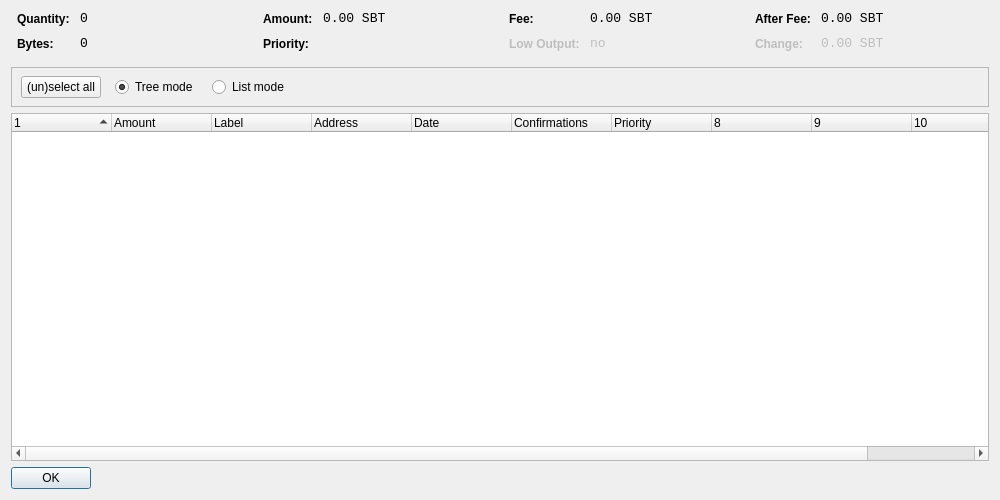
<?xml version="1.0" encoding="UTF-8"?>
<ui version="4.0">
 <class>CoinControlDialog</class>
 <widget class="QDialog" name="CoinControlDialog">
  <property name="geometry">
   <rect>
    <x>0</x>
    <y>0</y>
    <width>1000</width>
    <height>500</height>
   </rect>
  </property>
  <property name="windowTitle">
   <string>Coin Control</string>
  </property>
  <layout class="QVBoxLayout" name="verticalLayout">
   <item>
    <layout class="QHBoxLayout" name="horizontalLayoutTop" stretch="0,0,0,0">
     <property name="topMargin">
      <number>0</number>
     </property>
     <property name="bottomMargin">
      <number>10</number>
     </property>
     <item>
      <layout class="QFormLayout" name="formLayoutCoinControl1">
       <property name="horizontalSpacing">
        <number>10</number>
       </property>
       <property name="verticalSpacing">
        <number>10</number>
       </property>
       <property name="leftMargin">
        <number>6</number>
       </property>
       <property name="rightMargin">
        <number>6</number>
       </property>
       <item row="0" column="0">
        <widget class="QLabel" name="labelCoinControlQuantityText">
         <property name="styleSheet">
          <string notr="true">font-weight:bold;</string>
         </property>
         <property name="text">
          <string>Quantity:</string>
         </property>
        </widget>
       </item>
       <item row="0" column="1">
        <widget class="QLabel" name="labelCoinControlQuantity">
         <property name="font">
          <font>
           <family>Monospace</family>
           <pointsize>10</pointsize>
          </font>
         </property>
         <property name="cursor">
          <cursorShape>IBeamCursor</cursorShape>
         </property>
         <property name="contextMenuPolicy">
          <enum>Qt::ActionsContextMenu</enum>
         </property>
         <property name="text">
          <string notr="true">0</string>
         </property>
         <property name="textInteractionFlags">
          <set>Qt::LinksAccessibleByMouse|Qt::TextSelectableByKeyboard|Qt::TextSelectableByMouse</set>
         </property>
        </widget>
       </item>
       <item row="1" column="0">
        <widget class="QLabel" name="labelCoinControlBytesText">
         <property name="styleSheet">
          <string notr="true">font-weight:bold;</string>
         </property>
         <property name="text">
          <string>Bytes:</string>
         </property>
        </widget>
       </item>
       <item row="1" column="1">
        <widget class="QLabel" name="labelCoinControlBytes">
         <property name="font">
          <font>
           <family>Monospace</family>
           <pointsize>10</pointsize>
          </font>
         </property>
         <property name="cursor">
          <cursorShape>IBeamCursor</cursorShape>
         </property>
         <property name="contextMenuPolicy">
          <enum>Qt::ActionsContextMenu</enum>
         </property>
         <property name="text">
          <string notr="true">0</string>
         </property>
         <property name="textInteractionFlags">
          <set>Qt::LinksAccessibleByMouse|Qt::TextSelectableByKeyboard|Qt::TextSelectableByMouse</set>
         </property>
        </widget>
       </item>
      </layout>
     </item>
     <item>
      <layout class="QFormLayout" name="formLayoutCoinControl2">
       <property name="horizontalSpacing">
        <number>10</number>
       </property>
       <property name="verticalSpacing">
        <number>10</number>
       </property>
       <property name="leftMargin">
        <number>6</number>
       </property>
       <property name="rightMargin">
        <number>6</number>
       </property>
       <item row="0" column="0">
        <widget class="QLabel" name="labelCoinControlAmountText">
         <property name="styleSheet">
          <string notr="true">font-weight:bold;</string>
         </property>
         <property name="text">
          <string>Amount:</string>
         </property>
        </widget>
       </item>
       <item row="0" column="1">
        <widget class="QLabel" name="labelCoinControlAmount">
         <property name="font">
          <font>
           <family>Monospace</family>
           <pointsize>10</pointsize>
          </font>
         </property>
         <property name="cursor">
          <cursorShape>IBeamCursor</cursorShape>
         </property>
         <property name="contextMenuPolicy">
          <enum>Qt::ActionsContextMenu</enum>
         </property>
         <property name="text">
          <string notr="true">0.00 SBT</string>
         </property>
         <property name="textInteractionFlags">
          <set>Qt::LinksAccessibleByMouse|Qt::TextSelectableByKeyboard|Qt::TextSelectableByMouse</set>
         </property>
        </widget>
       </item>
       <item row="1" column="0">
        <widget class="QLabel" name="labelCoinControlPriorityText">
         <property name="styleSheet">
          <string notr="true">font-weight:bold;</string>
         </property>
         <property name="text">
          <string>Priority:</string>
         </property>
        </widget>
       </item>
       <item row="1" column="1">
        <widget class="QLabel" name="labelCoinControlPriority">
         <property name="font">
          <font>
           <family>Monospace</family>
           <pointsize>10</pointsize>
          </font>
         </property>
         <property name="cursor">
          <cursorShape>IBeamCursor</cursorShape>
         </property>
         <property name="contextMenuPolicy">
          <enum>Qt::ActionsContextMenu</enum>
         </property>
         <property name="text">
          <string/>
         </property>
         <property name="textInteractionFlags">
          <set>Qt::LinksAccessibleByMouse|Qt::TextSelectableByKeyboard|Qt::TextSelectableByMouse</set>
         </property>
        </widget>
       </item>
      </layout>
     </item>
     <item>
      <layout class="QFormLayout" name="formLayoutCoinControl3">
       <property name="horizontalSpacing">
        <number>10</number>
       </property>
       <property name="verticalSpacing">
        <number>10</number>
       </property>
       <property name="leftMargin">
        <number>6</number>
       </property>
       <property name="rightMargin">
        <number>6</number>
       </property>
       <item row="0" column="0">
        <widget class="QLabel" name="labelCoinControlFeeText">
         <property name="styleSheet">
          <string notr="true">font-weight:bold;</string>
         </property>
         <property name="text">
          <string>Fee:</string>
         </property>
        </widget>
       </item>
       <item row="0" column="1">
        <widget class="QLabel" name="labelCoinControlFee">
         <property name="font">
          <font>
           <family>Monospace</family>
           <pointsize>10</pointsize>
          </font>
         </property>
         <property name="cursor">
          <cursorShape>IBeamCursor</cursorShape>
         </property>
         <property name="contextMenuPolicy">
          <enum>Qt::ActionsContextMenu</enum>
         </property>
         <property name="text">
          <string notr="true">0.00 SBT</string>
         </property>
         <property name="textInteractionFlags">
          <set>Qt::LinksAccessibleByMouse|Qt::TextSelectableByKeyboard|Qt::TextSelectableByMouse</set>
         </property>
        </widget>
       </item>
       <item row="1" column="0">
        <widget class="QLabel" name="labelCoinControlLowOutputText">
         <property name="enabled">
          <bool>false</bool>
         </property>
         <property name="styleSheet">
          <string notr="true">font-weight:bold;</string>
         </property>
         <property name="text">
          <string>Low Output:</string>
         </property>
        </widget>
       </item>
       <item row="1" column="1">
        <widget class="QLabel" name="labelCoinControlLowOutput">
         <property name="enabled">
          <bool>false</bool>
         </property>
         <property name="font">
          <font>
           <family>Monospace</family>
           <pointsize>10</pointsize>
          </font>
         </property>
         <property name="cursor">
          <cursorShape>IBeamCursor</cursorShape>
         </property>
         <property name="contextMenuPolicy">
          <enum>Qt::ActionsContextMenu</enum>
         </property>
         <property name="text">
          <string notr="true">no</string>
         </property>
         <property name="textInteractionFlags">
          <set>Qt::LinksAccessibleByMouse|Qt::TextSelectableByKeyboard|Qt::TextSelectableByMouse</set>
         </property>
        </widget>
       </item>
      </layout>
     </item>
     <item>
      <layout class="QFormLayout" name="formLayoutCoinControl4">
       <property name="horizontalSpacing">
        <number>10</number>
       </property>
       <property name="verticalSpacing">
        <number>10</number>
       </property>
       <property name="leftMargin">
        <number>6</number>
       </property>
       <property name="rightMargin">
        <number>6</number>
       </property>
       <item row="0" column="0">
        <widget class="QLabel" name="labelCoinControlAfterFeeText">
         <property name="styleSheet">
          <string notr="true">font-weight:bold;</string>
         </property>
         <property name="text">
          <string>After Fee:</string>
         </property>
        </widget>
       </item>
       <item row="0" column="1">
        <widget class="QLabel" name="labelCoinControlAfterFee">
         <property name="font">
          <font>
           <family>Monospace</family>
           <pointsize>10</pointsize>
          </font>
         </property>
         <property name="cursor">
          <cursorShape>IBeamCursor</cursorShape>
         </property>
         <property name="contextMenuPolicy">
          <enum>Qt::ActionsContextMenu</enum>
         </property>
         <property name="text">
          <string notr="true">0.00 SBT</string>
         </property>
         <property name="textInteractionFlags">
          <set>Qt::LinksAccessibleByMouse|Qt::TextSelectableByKeyboard|Qt::TextSelectableByMouse</set>
         </property>
        </widget>
       </item>
       <item row="1" column="0">
        <widget class="QLabel" name="labelCoinControlChangeText">
         <property name="enabled">
          <bool>false</bool>
         </property>
         <property name="styleSheet">
          <string notr="true">font-weight:bold;</string>
         </property>
         <property name="text">
          <string>Change:</string>
         </property>
        </widget>
       </item>
       <item row="1" column="1">
        <widget class="QLabel" name="labelCoinControlChange">
         <property name="enabled">
          <bool>false</bool>
         </property>
         <property name="font">
          <font>
           <family>Monospace</family>
           <pointsize>10</pointsize>
          </font>
         </property>
         <property name="cursor">
          <cursorShape>IBeamCursor</cursorShape>
         </property>
         <property name="contextMenuPolicy">
          <enum>Qt::ActionsContextMenu</enum>
         </property>
         <property name="text">
          <string notr="true">0.00 SBT</string>
         </property>
         <property name="textInteractionFlags">
          <set>Qt::LinksAccessibleByMouse|Qt::TextSelectableByKeyboard|Qt::TextSelectableByMouse</set>
         </property>
        </widget>
       </item>
      </layout>
     </item>
    </layout>
   </item>
   <item>
    <widget class="QFrame" name="frame">
     <property name="minimumSize">
      <size>
       <width>0</width>
       <height>40</height>
      </size>
     </property>
     <property name="frameShape">
      <enum>QFrame::StyledPanel</enum>
     </property>
     <property name="frameShadow">
      <enum>QFrame::Sunken</enum>
     </property>
     <widget class="QWidget" name="horizontalLayoutWidget">
      <property name="geometry">
       <rect>
        <x>10</x>
        <y>0</y>
        <width>781</width>
        <height>41</height>
       </rect>
      </property>
      <layout class="QHBoxLayout" name="horizontalLayoutPanel" stretch="0,0,0,0,0">
       <property name="spacing">
        <number>14</number>
       </property>
       <item>
        <widget class="QPushButton" name="pushButtonSelectAll">
         <property name="sizePolicy">
          <sizepolicy hsizetype="Maximum" vsizetype="Fixed">
           <horstretch>0</horstretch>
           <verstretch>0</verstretch>
          </sizepolicy>
         </property>
         <property name="text">
          <string>(un)select all</string>
         </property>
        </widget>
       </item>
       <item>
        <widget class="QRadioButton" name="radioTreeMode">
         <property name="sizePolicy">
          <sizepolicy hsizetype="Maximum" vsizetype="Fixed">
           <horstretch>0</horstretch>
           <verstretch>0</verstretch>
          </sizepolicy>
         </property>
         <property name="text">
          <string>Tree mode</string>
         </property>
         <property name="checked">
          <bool>true</bool>
         </property>
        </widget>
       </item>
       <item>
        <widget class="QRadioButton" name="radioListMode">
         <property name="sizePolicy">
          <sizepolicy hsizetype="Maximum" vsizetype="Fixed">
           <horstretch>0</horstretch>
           <verstretch>0</verstretch>
          </sizepolicy>
         </property>
         <property name="text">
          <string>List mode</string>
         </property>
        </widget>
       </item>
       <item>
        <spacer name="horizontalSpacer">
         <property name="orientation">
          <enum>Qt::Horizontal</enum>
         </property>
         <property name="sizeHint" stdset="0">
          <size>
           <width>40</width>
           <height>20</height>
          </size>
         </property>
        </spacer>
       </item>
      </layout>
     </widget>
    </widget>
   </item>
   <item>
    <widget class="CoinControlTreeWidget" name="treeWidget">
     <property name="contextMenuPolicy">
      <enum>Qt::CustomContextMenu</enum>
     </property>
     <property name="sortingEnabled">
      <bool>false</bool>
     </property>
     <property name="columnCount">
      <number>11</number>
     </property>
     <attribute name="headerShowSortIndicator" stdset="0">
      <bool>true</bool>
     </attribute>
     <attribute name="headerStretchLastSection">
      <bool>false</bool>
     </attribute>
     <column>
      <property name="text">
       <string/>
      </property>
     </column>
     <column>
      <property name="text">
       <string>Amount</string>
      </property>
     </column>
     <column>
      <property name="text">
       <string>Label</string>
      </property>
     </column>
     <column>
      <property name="text">
       <string>Address</string>
      </property>
     </column>
     <column>
      <property name="text">
       <string>Date</string>
      </property>
     </column>
     <column>
      <property name="text">
       <string>Confirmations</string>
      </property>
      <property name="toolTip">
       <string>Confirmed</string>
      </property>
     </column>
     <column>
      <property name="text">
       <string>Priority</string>
      </property>
     </column>
     <column>
      <property name="text">
       <string/>
      </property>
     </column>
     <column>
      <property name="text">
       <string/>
      </property>
     </column>
     <column>
      <property name="text">
       <string/>
      </property>
     </column>
     <column>
      <property name="text">
       <string/>
      </property>
     </column>
    </widget>
   </item>
   <item>
    <widget class="QDialogButtonBox" name="buttonBox">
     <property name="sizePolicy">
      <sizepolicy hsizetype="Maximum" vsizetype="Fixed">
       <horstretch>0</horstretch>
       <verstretch>0</verstretch>
      </sizepolicy>
     </property>
     <property name="orientation">
      <enum>Qt::Horizontal</enum>
     </property>
     <property name="standardButtons">
      <set>QDialogButtonBox::Ok</set>
     </property>
    </widget>
   </item>
  </layout>
 </widget>
 <customwidgets>
  <customwidget>
   <class>CoinControlTreeWidget</class>
   <extends>QTreeWidget</extends>
   <header>coincontroltreewidget.h</header>
  </customwidget>
 </customwidgets>
 <resources/>
 <connections/>
</ui>
